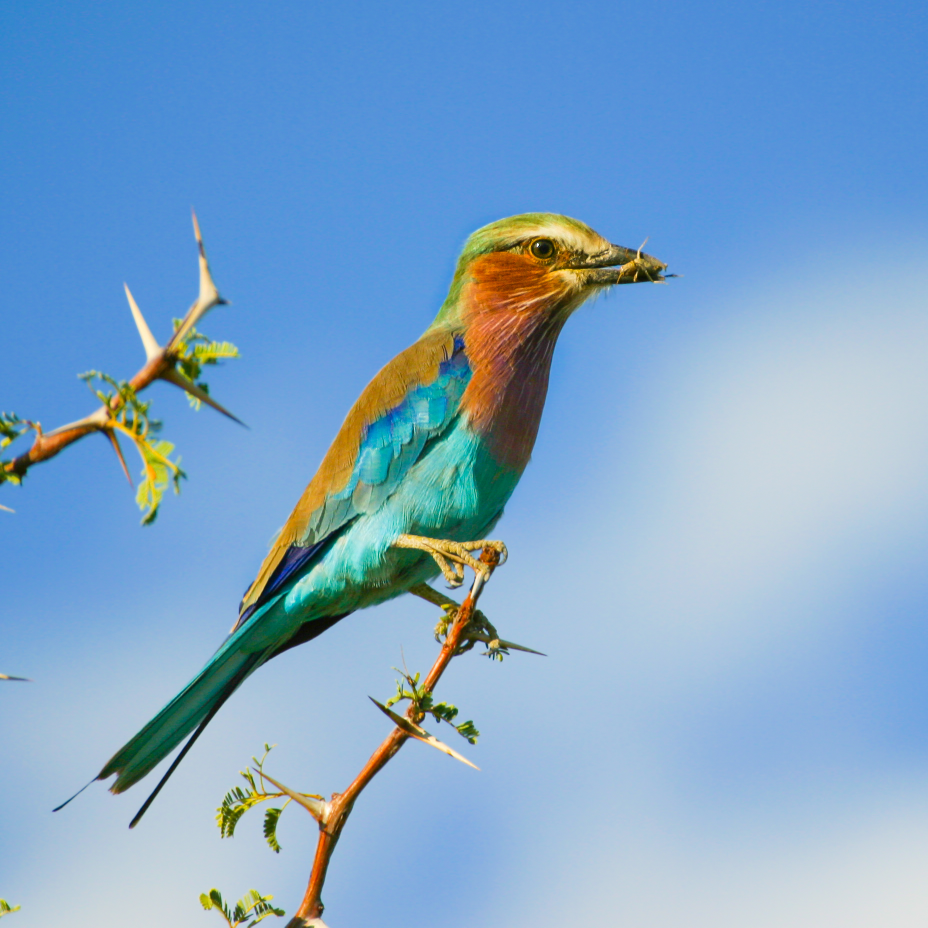
#> input picture DNN/BrainScore/candidate_models-master/examples/image.jpg, 1855 x 1855 px (shown at 1/2 size)
$ python -i centreCropResize.py   (imports and definitions only)
#> lines starting #> are read from the running program, lines starting #| are printed output that depends on the picture
import numpy as np
from PIL import Image

def centreCropResize(imagePath, outPath, imageSize=[256,256]):

#> called with outPath = 'out.png'
    image = Image.open(imagePath).convert('RGB')
#> image is the input picture: PIL image 1855x1855 RGB; mean R, G, B 127.3, 166.4, 200.7
    oldImSize = image.size
#> oldImSize = (1855, 1855)
    minLength = min(oldImSize)
#> minLength = 1855
    smallestDim = oldImSize.index(minLength)
#> smallestDim = 0
    biggestDim = np.setdiff1d([0,1], smallestDim)[0]
#> biggestDim = 1
    newMaxLength = int((imageSize[0]/oldImSize[smallestDim]) * oldImSize[biggestDim])
#> newMaxLength = 256
    newShape = [0, 0]
    newShape[smallestDim] = imageSize[0]
    newShape[biggestDim] = newMaxLength
    resizedImage = image.resize(newShape)
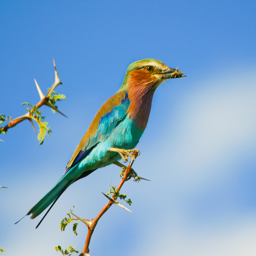
#> resizedImage: PIL image 256x256 RGB; mean R, G, B 127.3, 166.4, 200.7

    left = int((newShape[0] - imageSize[0]) / 2)
#> left = 0
    right = newShape[0] - left
#> right = 256
    top = int((newShape[1] - imageSize[1]) / 2)
#> top = 0
    bottom = newShape[1] - top
#> bottom = 256
    croppedImage = resizedImage.crop((left, top, right, bottom))

    croppedImage.save(outPath)

>>> result = centreCropResize('BrainScore/candidate_models-master/examples/image.jpg', 'out.png')
